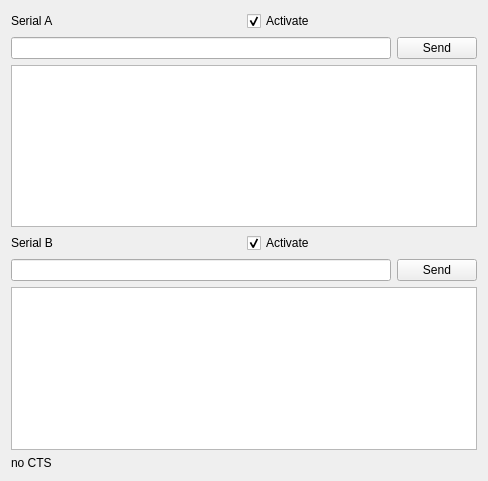
<?xml version="1.0" encoding="UTF-8"?>
<ui version="4.0">
 <class>SerialTestWindow</class>
 <widget class="QMainWindow" name="SerialTestWindow">
  <property name="geometry">
   <rect>
    <x>0</x>
    <y>0</y>
    <width>488</width>
    <height>481</height>
   </rect>
  </property>
  <property name="windowTitle">
   <string>SerialTest</string>
  </property>
  <widget class="QWidget" name="centralWidget">
   <layout class="QVBoxLayout" name="verticalLayout">
    <item>
     <layout class="QHBoxLayout" name="horizontalLayout_3">
      <item>
       <widget class="QLabel" name="label_2">
        <property name="text">
         <string>Serial A</string>
        </property>
       </widget>
      </item>
      <item>
       <widget class="QCheckBox" name="checkA">
        <property name="text">
         <string>Activate</string>
        </property>
        <property name="checked">
         <bool>true</bool>
        </property>
       </widget>
      </item>
     </layout>
    </item>
    <item>
     <layout class="QHBoxLayout" name="horizontalLayout">
      <item>
       <widget class="QLineEdit" name="inputA"/>
      </item>
      <item>
       <widget class="QPushButton" name="sendButton1">
        <property name="text">
         <string>Send</string>
        </property>
       </widget>
      </item>
     </layout>
    </item>
    <item>
     <widget class="QTextEdit" name="receiveA"/>
    </item>
    <item>
     <layout class="QHBoxLayout" name="horizontalLayout_4">
      <item>
       <widget class="QLabel" name="label">
        <property name="text">
         <string>Serial B</string>
        </property>
       </widget>
      </item>
      <item>
       <widget class="QCheckBox" name="checkB">
        <property name="text">
         <string>Activate</string>
        </property>
        <property name="checked">
         <bool>true</bool>
        </property>
       </widget>
      </item>
     </layout>
    </item>
    <item>
     <layout class="QHBoxLayout" name="horizontalLayout_2">
      <item>
       <widget class="QLineEdit" name="inputB"/>
      </item>
      <item>
       <widget class="QPushButton" name="sendButton2">
        <property name="text">
         <string>Send</string>
        </property>
       </widget>
      </item>
     </layout>
    </item>
    <item>
     <widget class="QTextEdit" name="receiveB"/>
    </item>
    <item>
     <widget class="QLabel" name="ctsLabel">
      <property name="text">
       <string>no CTS</string>
      </property>
     </widget>
    </item>
   </layout>
  </widget>
  <widget class="QMenuBar" name="menuBar">
   <property name="geometry">
    <rect>
     <x>0</x>
     <y>0</y>
     <width>488</width>
     <height>22</height>
    </rect>
   </property>
  </widget>
 </widget>
 <layoutdefault spacing="6" margin="11"/>
 <tabstops>
  <tabstop>inputA</tabstop>
  <tabstop>sendButton1</tabstop>
  <tabstop>inputB</tabstop>
  <tabstop>sendButton2</tabstop>
  <tabstop>checkA</tabstop>
  <tabstop>checkB</tabstop>
  <tabstop>receiveA</tabstop>
  <tabstop>receiveB</tabstop>
 </tabstops>
 <resources/>
 <connections/>
</ui>
